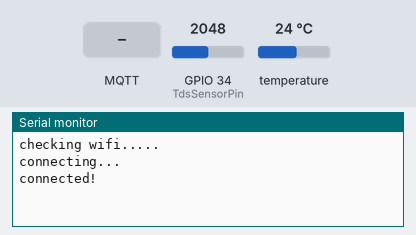
Recording of a program running on a simulated ESP32. Parts: the last lines printed to the serial monitor. The test bench sets the inputs (shaded band); at power-on: temperature 24 °C, GPIO 34 (TdsSensorPin) = 2048. WiFi joins after 1.5 s; servers stay silent unless stated; no MQTT or app messages arrive unless stated.

Above: at 3.2 s.
3.3 s: MQTT message "1" arrives on the first subscribed topic
12.0 s: MQTT message "on" arrives on the first subscribed topic
20.6 s: MQTT message "off" arrives on the first subscribed topic
29.1 s: temperature set to 12 °C
At 29.8 s:
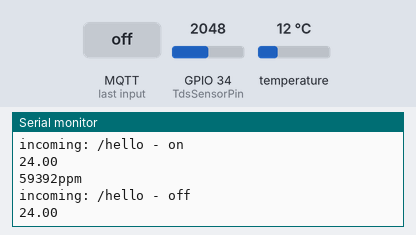
34.4 s: GPIO 34 (TdsSensorPin) set to 2866
At 36.0 s:
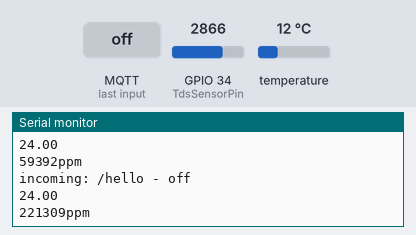
39.7 s: temperature set to 19 °C
At 45.4 s:
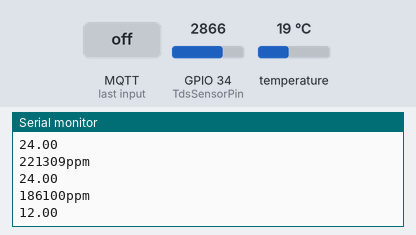
Timing chart, 0 to 46.0 s (numbered marks = the images above; inputs shaded):
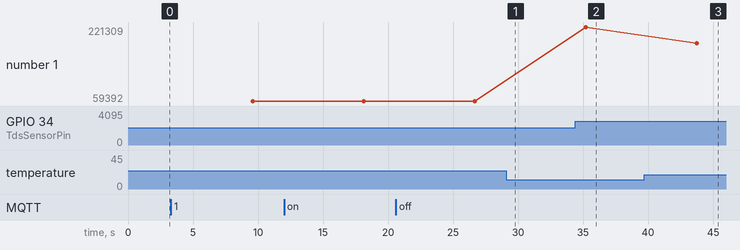

Measured:
- after the input at 34.4 s, the serial monitor: prints a new line after 0.82 s (image 2)
- after the input at 39.7 s, the serial monitor: prints a new line after 4.1 s (image 3)
- plotted number 1: 59392 → 221309 after the input at 34.4 s, 221309 → 186100 after the input at 39.7 s

The program:

main.cpp
```cpp
#include <Arduino.h>
#include <iostream>
#include <charconv>
#include <WiFi.h>
#include <MQTT.h>
#include <OneWire.h>
#include <DallasTemperature.h>
#include <PubSubClient.h>
#include <EEPROM.h>
#include <GravityTDS.h>

#define temperature_topic "sensor/temperature"
#define tds_topic "sensor/tds"
#define ONE_WIRE_BUS 2
OneWire oneWire(ONE_WIRE_BUS);
DallasTemperature sensors(&oneWire);

#define TdsSensorPin 34
GravityTDS gravityTds;
float tdsValue = 0;


const char ssid[] = "Giang";
const char pass[] = "doanthihonghanh2001";

WiFiClient net;
MQTTClient client;

unsigned long lastMillis = 0;

void connect() {
  Serial.print("checking wifi...");
  while (WiFi.status() != WL_CONNECTED) {
    Serial.print(".");
    delay(1000);
  }

  Serial.print("\nconnecting...");
  while (!client.connect("arduino", "public", "public")) {
    Serial.print(".");
    delay(1000);
  }

  Serial.println("\nconnected!");

  client.subscribe("/hello");
  // client.unsubscribe("/hello");
}

void messageReceived(String &topic, String &payload) {
  Serial.println("incoming: " + topic + " - " + payload);

  // Note: Do not use the client in the callback to publish, subscribe or
  // unsubscribe as it may cause deadlocks when other things arrive while
  // sending and receiving acknowledgments. Instead, change a global variable,
  // or push to a queue and handle it in the loop after calling `client.loop()`.
}
float Read_DS18B20(){

  // Serial.print(" Requesting temperatures...");
  // sensors.requestTemperatures();
  // Serial.println("DONE");
  // Serial.print("Temperature is: ");
  // Serial.print(sensors.getTempCByIndex(0));
  //delay(1000);

  sensors.requestTemperatures();
  float value_DS18B20 = sensors.getTempCByIndex(0);
  delay(3000);
  return value_DS18B20;
}

void setup_GravityTDS(){
  gravityTds.setPin(TdsSensorPin);
  gravityTds.setAref(5.0);  //reference voltage on ADC, default 5.0V on Arduino UNO
  gravityTds.setAdcRange(1024);  //1024 for 10bit ADC;4096 for 12bit ADC
  gravityTds.begin();  //initialization
}

float Read_TDS(){
  float temperature = Read_DS18B20();
  gravityTds.setTemperature(temperature);  // set the temperature and execute temperature compensation
  gravityTds.update();  //sample and calculate
  tdsValue = gravityTds.getTdsValue();  // then get the value
  Serial.print(tdsValue,0);
  Serial.println("ppm");
  delay(1000);
  return tdsValue;
}

void setup() {
  Serial.begin(115200);
  WiFi.begin(ssid, pass);

  // Note: Local domain names (e.g. "Computer.local" on OSX) are not supported
  // by Arduino. You need to set the IP address directly.
  client.begin("192.168.1.123", net);
  client.onMessage(messageReceived);

  connect();
  sensors.begin();
  setup_GravityTDS();

}

void loop() {
  float temperature = Read_DS18B20();
  float tds = Read_TDS();
  client.loop();
  delay(10);  // <- fixes some issues with WiFi stability

  if (!client.connected()) {
    connect();
  }

  // publish a message roughly every second.
  if (millis() - lastMillis > 1000) {
    lastMillis = millis();
    //client.publish("/hello", "word");
    Serial.println(String(temperature).c_str());
    client.publish(temperature_topic,String(temperature).c_str(),5);
    client.publish(tds_topic,String(tds).c_str(),5);
  }


}
```
